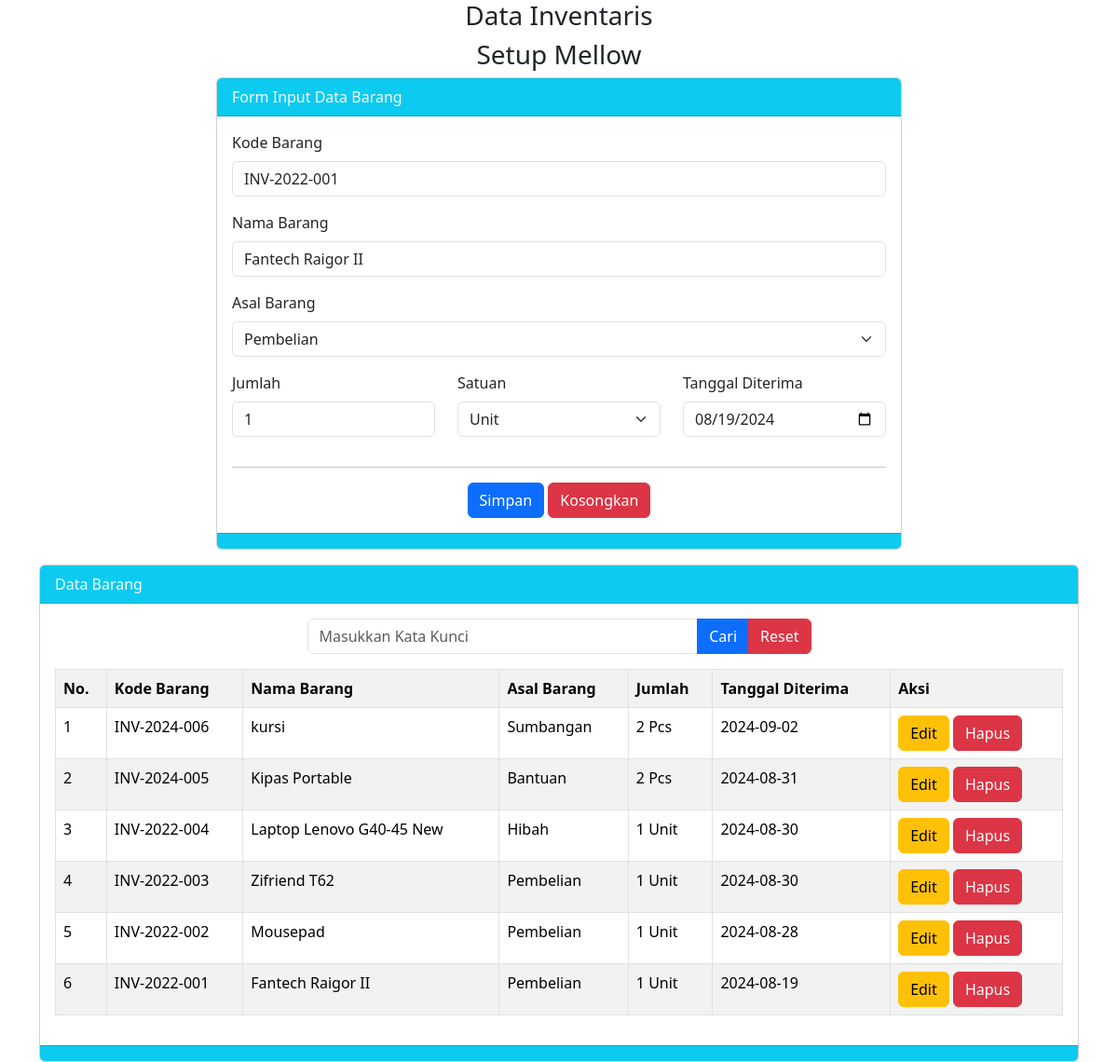
Page /welcome.php?hal=edit&id=13 on the committed database.
### tables this page shows
CREATE TABLE `tbarang` (
  `id_barang` int(11) NOT NULL,
  `kode` varchar(15) NOT NULL,
  `nama` varchar(100) NOT NULL,
  `asal` varchar(25) NOT NULL,
  `jumlah` int(4) NOT NULL,
  `satuan` varchar(15) NOT NULL,
  `tanggal_diterima` date NOT NULL,
  `tanggal_simpan` timestamp NOT NULL DEFAULT current_timestamp() ON UPDATE current_timestamp()
);

### welcome.php (the view, shortened to what this page needs)
<?php
$server = "localhost";
$user = "root";
$password = "";
$database = "dbcrud2022";
$koneksi = mysqli_connect($server, $user, $password, $database) or die(mysqli_error($koneksi));
$q = mysqli_query($koneksi, "SELECT kode FROM tbarang order by kode desc limit 1");
$datax = mysqli_fetch_array($q);
if($datax){
  $no_terakhir = substr ($datax['kode'], -3);
  $no = $no_terakhir + 1;
  if($no > 0 and $no <10){
    $kode = "00".$no;
  }else if($no > 10 and $no < 100){
    $kode="0".$no;
  }else if($no > 100){
    $kode = $no;
  }
}else{
  $kode = "001";
}
$tahun = date('Y');
$vkode = "INV-".$tahun. '-' .$kode;
$vnama = "";
$vasal = "";
$vjumlah = "";
$vsatuan = "";
$vtanggal_diterima = "";
if (isset($_GET['hal'])) {
  if ($_GET['hal'] == "edit") {
    $tampil = mysqli_query($koneksi, "SELECT * FROM tbarang WHERE id_barang = '$_GET[id]'");
    $data = mysqli_fetch_array($tampil);
    if ($data) {
      $vkode = $data['kode'];
      $vnama = $data['nama'];
      $vasal = $data['asal'];
      $vjumlah = $data['jumlah'];
      $vsatuan = $data['satuan'];
      $vtanggal_diterima = $data['tanggal_diterima'];
    }
  } else if ($_GET['hal'] == "hapus") {
    $hapus = mysqli_query($koneksi, "DELETE FROM tbarang WHERE id_barang = '$_GET[id]'");
    if ($hapus) {
      echo "<script>
        alert('Hapus Data Sukses');
        document.location='welcome.php';
        </script>";
    } else {
      echo "<script>
        alert('Hapus Data Gagal');
        document.location='welcome.php';
        </script>";
    }
  }
}
?>
<!doctype html>
<html lang="en">
<head>
  <link href="https://cdn.jsdelivr.net/npm/bootstrap@5.3.3/dist/css/bootstrap.min.css" rel="stylesheet">
</head>
<body>
  <div class="container">
    <h3 class="text-center">Data Inventaris</h3>
    <h3 class="text-center">Setup Mellow</h3>
    <div class="row">
      <div class="col-md-8 mx-auto">
        <div class="card">
          <div class="card-header bg-info text-light">
            Form Input Data Barang
          </div>
          <div class="card-body">
            <form method="POST">
              <div class="mb-3">
                <label class="form-label">Kode Barang</label>
                <input type="text" name="tkode" value="<?= $vkode ?>" class="form-control" placeholder="Masukkan Kode Barang">
              </div>
              <div class="mb-3">
                <label class="form-label">Nama Barang</label>
                <input type="text" name="tnama" value="<?= $vnama ?>" class="form-control" placeholder="Masukkan Nama Barang">
              </div>
              <div class="mb-3">
                <label class="form-label">Asal Barang</label>
                <select class="form-select" name="tasal">
                  <option value="<?= $vasal ?>"><?= $vasal ?></option>
                </select>
              </div>
              <div class="row">
                <div class="col">
                  <div class="mb-3">
                    <label class="form-label">Jumlah</label>
                    <input type="number" name="tjumlah" value="<?= $vjumlah ?>" class="form-control" placeholder="Masukkan Jumlah Barang">
                  </div>
                </div>
                <div class="col">
                  <div class="mb-3">
                    <label class="form-label">Satuan</label>
                    <select class="form-select" name="tsatuan">
                      <option value="<?= $vsatuan ?>"><?= $vsatuan ?></option>
                    </select>
                  </div>
                </div>
                <div class="col">
                  <div class="mb-3">
                    <label class="form-label">Tanggal Diterima</label>
                    <input type="date" name="ttanggal_diterima" value="<?= $vtanggal_diterima ?>" class="form-control" placeholder="Masukkan Jumlah Barang">
                  </div>
                </div>
                <div class="text-center">
                  <hr>
                  <button class="btn btn-primary" name="bsimpan" type="submit">Simpan</button>
                  <button class="btn btn-danger" name="bkosongkan" type="reset">Kosongkan</button>
                </div>
              </div>
            </form>
          </div>
          <div class="card-footer bg-info">
          </div>
        </div>
      </div>
    </div>
    <div class="card mt-3">
      <div class="card-header bg-info text-light">
        Data Barang
      </div>
      <div class="card-body">
        <div class="col-md-6 mx-auto">
          <form method="POST">
            <div class="input-group mb-3">
              <input type="text" name="tcari" value="<?= @$_POST['tcari'] ?>" class="form-control" placeholder="Masukkan Kata Kunci">
              <button class="btn btn-primary" name="bcari" type="submit">Cari</button>
              <button class="btn btn-danger" name="breset" type="submit">Reset</button>
            </div>
          </form>
        </div>
        <table class="table table-striped table-hover table-bordered">
          <tr>
            <th>No.</th>
            <th>Kode Barang</th>
            <th>Nama Barang</th>
            <th>Asal Barang</th>
            <th>Jumlah</th>
            <th>Tanggal Diterima</th>
            <th>Aksi</th>
          </tr>
          <?php
          $no = 1;
          if (isset($_POST['bcari'])) {
            $keyword = $_POST['tcari'];
            $q = "SELECT * FROM tbarang WHERE kode like'%$keyword%' or nama like'%$keyword%' order by id_barang desc ";
          } else {
            $q = "SELECT * FROM tbarang order by id_barang desc";
          }
          $tampil = mysqli_query($koneksi, $q);
          while ($data = mysqli_fetch_array($tampil)) :
          ?>
            <tr>
              <td><?= $no++ ?></td>
              <td><?= $data['kode'] ?></td>
              <td><?= $data['nama'] ?></td>
              <td><?= $data['asal'] ?></td>
              <td><?= $data['jumlah'] ?> <?= $data['satuan'] ?></td>
              <td><?= $data['tanggal_diterima'] ?></td>
              <td>
                <a href="welcome.php?hal=edit&id=<?= $data['id_barang'] ?>" class="btn btn-warning">Edit</a>
                <a href="welcome.php?hal=hapus&id=<?= $data['id_barang'] ?>" class="btn btn-danger" onclick="return confirm('Apakah anda Yakin akan Hapus Data ini?')">Hapus</a>
              </td>
            </tr>
          <?php endwhile; ?>
        </table>
      </div>
      <div class="card-footer bg-info">
      </div>
    </div>
  </div>
</body>
</html>

### rows in the picture
tbarang: tkode "INV-2022-001", tnama "Fantech Raigor II", tasal "Pembelian", tjumlah "1", tsatuan "Unit", ttanggal_diterima "08/19/2024", kode "INV-2022-001", nama "Fantech Raigor II", asal "Pembelian", jumlah "1", satuan "Unit", tanggal_diterima "2024-08-19"
tbarang: kode "INV-2024-006", nama "kursi", asal "Sumbangan", jumlah "2", satuan "Pcs", tanggal_diterima "2024-09-02"
tbarang: kode "INV-2024-005", nama "Kipas Portable", asal "Bantuan", jumlah "2", satuan "Pcs", tanggal_diterima "2024-08-31"
tbarang: kode "INV-2022-004", nama "Laptop Lenovo G40-45 New", asal "Hibah", jumlah "1", satuan "Unit", tanggal_diterima "2024-08-30"
tbarang: kode "INV-2022-003", nama "Zifriend T62", asal "Pembelian", jumlah "1", satuan "Unit", tanggal_diterima "2024-08-30"
tbarang: kode "INV-2022-002", nama "Mousepad", asal "Pembelian", jumlah "1", satuan "Unit", tanggal_diterima "2024-08-28"
